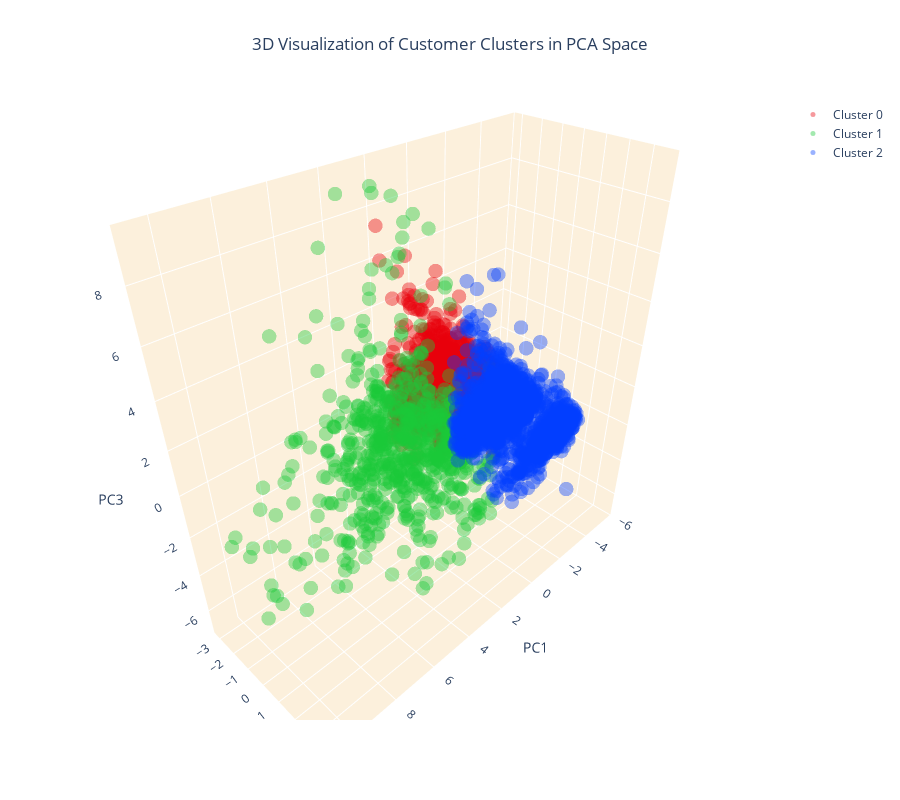

The cell this chart's notebook holds for it:
### Code cell
colors = ['#e8000b', '#1ac938', '#023eff']

cluster_0 = customer_data_pca[customer_data_pca['cluster'] == 0]
cluster_1 = customer_data_pca[customer_data_pca['cluster'] == 1]
cluster_2 = customer_data_pca[customer_data_pca['cluster'] == 2]

fig = go.Figure()

fig.add_trace(go.Scatter3d(x=cluster_0['PC1'], y=cluster_0['PC2'], z=cluster_0['PC3'], 
                           mode='markers', marker=dict(color=colors[0], size=5, opacity=0.4), name='Cluster 0'))
fig.add_trace(go.Scatter3d(x=cluster_1['PC1'], y=cluster_1['PC2'], z=cluster_1['PC3'], 
                           mode='markers', marker=dict(color=colors[1], size=5, opacity=0.4), name='Cluster 1'))
fig.add_trace(go.Scatter3d(x=cluster_2['PC1'], y=cluster_2['PC2'], z=cluster_2['PC3'], 
                           mode='markers', marker=dict(color=colors[2], size=5, opacity=0.4), name='Cluster 2'))

fig.update_layout(
    title=dict(text='3D Visualization of Customer Clusters in PCA Space', x=0.5),
    scene=dict(
        xaxis=dict(backgroundcolor="#fcf0dc", gridcolor='white', title='PC1'),
        yaxis=dict(backgroundcolor="#fcf0dc", gridcolor='white', title='PC2'),
        zaxis=dict(backgroundcolor="#fcf0dc", gridcolor='white', title='PC3'),
    ),
    width=900,
    height=800
)

fig.show()

### Figure 1 — Plotly figure (JSON) as saved in the notebook; plotly's stock layout.template omitted (floating-point values rounded to 4 significant figures; data arrays with more than 128 entries replaced by an {"elided": "..."} marker saying what was removed)
{"data": [{"marker": {"color": "#e8000b", "opacity": 0.4, "size": 5}, "mode": "markers", "name": "Cluster 0", "type": "scatter3d", "x": {"elided": "1693 float values"}, "y": {"elided": "1693 float values"}, "z": {"elided": "1693 float values"}}, {"marker": {"color": "#1ac938", "opacity": 0.4, "size": 5}, "mode": "markers", "name": "Cluster 1", "type": "scatter3d", "x": {"elided": "713 float values"}, "y": {"elided": "713 float values"}, "z": {"elided": "713 float values"}}, {"marker": {"color": "#023eff", "opacity": 0.4, "size": 5}, "mode": "markers", "name": "Cluster 2", "type": "scatter3d", "x": {"elided": "1662 float values"}, "y": {"elided": "1662 float values"}, "z": {"elided": "1662 float values"}}], "layout": {"height": 800, "scene": {"xaxis": {"backgroundcolor": "#fcf0dc", "gridcolor": "white", "title": {"text": "PC1"}}, "yaxis": {"backgroundcolor": "#fcf0dc", "gridcolor": "white", "title": {"text": "PC2"}}, "zaxis": {"backgroundcolor": "#fcf0dc", "gridcolor": "white", "title": {"text": "PC3"}}}, "title": {"text": "3D Visualization of Customer Clusters in PCA Space", "x": 0.5}, "width": 900}}
